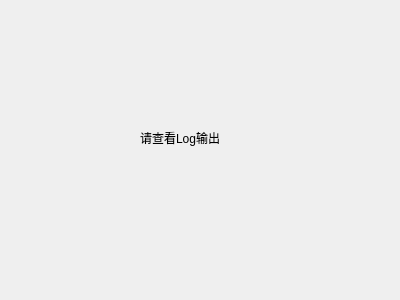
<?xml version="1.0" encoding="UTF-8"?>
<ui version="4.0">
 <class>DemoDialog</class>
 <widget class="QDialog" name="DemoDialog">
  <property name="geometry">
   <rect>
    <x>0</x>
    <y>0</y>
    <width>400</width>
    <height>300</height>
   </rect>
  </property>
  <property name="windowTitle">
   <string>DemoDialog</string>
  </property>
  <widget class="QLabel" name="label">
   <property name="geometry">
    <rect>
     <x>140</x>
     <y>130</y>
     <width>121</width>
     <height>16</height>
    </rect>
   </property>
   <property name="text">
    <string>请查看Log输出</string>
   </property>
  </widget>
 </widget>
 <resources/>
 <connections/>
</ui>
